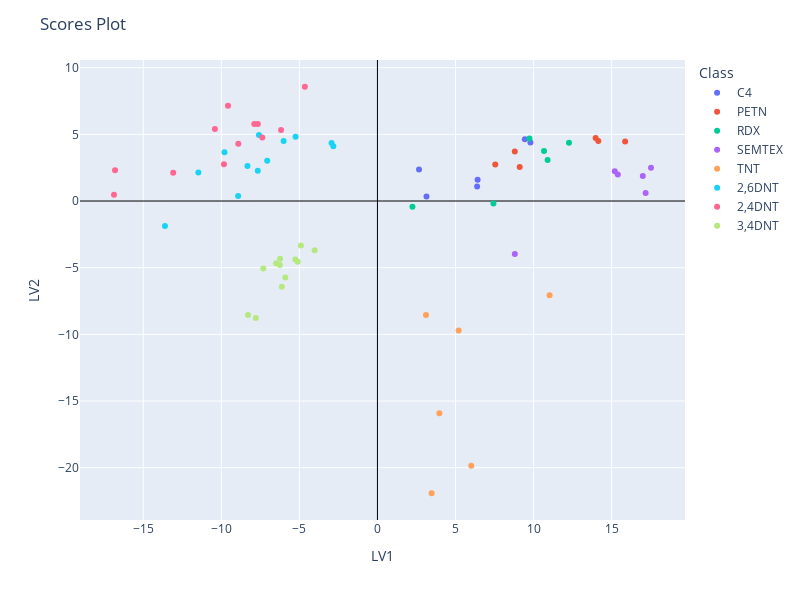

This figure's notebook cell:
### Code cell
import plotly.express as px
fig = px.scatter(scores, x="LV1", y="LV2", color="Class", hover_data=['Class'])
fig.update_xaxes(zeroline=True, zerolinewidth=1, zerolinecolor='Black')
fig.update_yaxes(zeroline=True, zerolinewidth=1, zerolinecolor='Black')
fig.update_layout(
    height=600,
    width=800,
    title_text='Scores Plot')
fig.show()

### Figure 1 — Plotly figure (JSON) as saved in the notebook; plotly's stock layout.template omitted (floating-point values rounded to 4 significant figures)
{"data": [{"customdata": [["C4"], ["C4"], ["C4"], ["C4"], ["C4"], ["C4"]], "hovertemplate": "Class=%{customdata[0]}<br>LV1=%{x}<br>LV2=%{y}<extra></extra>", "legendgroup": "C4", "marker": {"color": "#636efa", "symbol": "circle"}, "mode": "markers", "name": "C4", "orientation": "v", "showlegend": true, "type": "scatter", "x": [9.8, 6.384, 9.439, 3.14, 2.663, 6.415], "xaxis": "x", "y": [4.39, 1.097, 4.632, 0.3478, 2.369, 1.597], "yaxis": "y"}, {"customdata": [["PETN"], ["PETN"], ["PETN"], ["PETN"], ["PETN"], ["PETN"]], "hovertemplate": "Class=%{customdata[0]}<br>LV1=%{x}<br>LV2=%{y}<extra></extra>", "legendgroup": "PETN", "marker": {"color": "#EF553B", "symbol": "circle"}, "mode": "markers", "name": "PETN", "orientation": "v", "showlegend": true, "type": "scatter", "x": [14.15, 13.98, 7.546, 15.86, 9.111, 8.797], "xaxis": "x", "y": [4.502, 4.732, 2.743, 4.459, 2.554, 3.715], "yaxis": "y"}, {"customdata": [["RDX"], ["RDX"], ["RDX"], ["RDX"], ["RDX"], ["RDX"]], "hovertemplate": "Class=%{customdata[0]}<br>LV1=%{x}<br>LV2=%{y}<extra></extra>", "legendgroup": "RDX", "marker": {"color": "#00cc96", "symbol": "circle"}, "mode": "markers", "name": "RDX", "orientation": "v", "showlegend": true, "type": "scatter", "x": [7.429, 2.242, 10.9, 10.67, 9.735, 12.27], "xaxis": "x", "y": [-0.1887, -0.4256, 3.075, 3.746, 4.687, 4.365], "yaxis": "y"}, {"customdata": [["SEMTEX"], ["SEMTEX"], ["SEMTEX"], ["SEMTEX"], ["SEMTEX"], ["SEMTEX"]], "hovertemplate": "Class=%{customdata[0]}<br>LV1=%{x}<br>LV2=%{y}<extra></extra>", "legendgroup": "SEMTEX", "marker": {"color": "#ab63fa", "symbol": "circle"}, "mode": "markers", "name": "SEMTEX", "orientation": "v", "showlegend": true, "type": "scatter", "x": [15.21, 15.4, 17.0, 17.52, 17.18, 8.8], "xaxis": "x", "y": [2.24, 1.985, 1.87, 2.503, 0.6071, -3.97], "yaxis": "y"}, {"customdata": [["TNT"], ["TNT"], ["TNT"], ["TNT"], ["TNT"], ["TNT"]], "hovertemplate": "Class=%{customdata[0]}<br>LV1=%{x}<br>LV2=%{y}<extra></extra>", "legendgroup": "TNT", "marker": {"color": "#FFA15A", "symbol": "circle"}, "mode": "markers", "name": "TNT", "orientation": "v", "showlegend": true, "type": "scatter", "x": [6.008, 5.201, 3.11, 11.03, 3.472, 3.967], "xaxis": "x", "y": [-19.85, -9.711, -8.55, -7.062, -21.92, -15.91], "yaxis": "y"}, {"customdata": [["2,6DNT"], ["2,6DNT"], ["2,6DNT"], ["2,6DNT"], ["2,6DNT"], ["2,6DNT"], ["2,6DNT"], ["2,6DNT"], ["2,6DNT"], ["2,6DNT"], ["2,6DNT"], ["2,6DNT"]], "hovertemplate": "Class=%{customdata[0]}<br>LV1=%{x}<br>LV2=%{y}<extra></extra>", "legendgroup": "2,6DNT", "marker": {"color": "#19d3f3", "symbol": "circle"}, "mode": "markers", "name": "2,6DNT", "orientation": "v", "showlegend": true, "type": "scatter", "x": [-2.94, -9.798, -7.592, -7.665, -5.245, -11.47, -8.328, -2.826, -7.061, -6.011, -8.924, -13.61], "xaxis": "x", "y": [4.36, 3.653, 4.954, 2.273, 4.828, 2.144, 2.62, 4.101, 3.029, 4.501, 0.3692, -1.876], "yaxis": "y"}, {"customdata": [["2,4DNT"], ["2,4DNT"], ["2,4DNT"], ["2,4DNT"], ["2,4DNT"], ["2,4DNT"], ["2,4DNT"], ["2,4DNT"], ["2,4DNT"], ["2,4DNT"], ["2,4DNT"], ["2,4DNT"]], "hovertemplate": "Class=%{customdata[0]}<br>LV1=%{x}<br>LV2=%{y}<extra></extra>", "legendgroup": "2,4DNT", "marker": {"color": "#FF6692", "symbol": "circle"}, "mode": "markers", "name": "2,4DNT", "orientation": "v", "showlegend": true, "type": "scatter", "x": [-9.832, -7.662, -6.173, -8.913, -7.377, -7.892, -9.573, -10.41, -4.648, -13.08, -16.88, -16.81], "xaxis": "x", "y": [2.766, 5.786, 5.333, 4.297, 4.762, 5.782, 7.15, 5.397, 8.57, 2.121, 0.4727, 2.304], "yaxis": "y"}, {"customdata": [["3,4DNT"], ["3,4DNT"], ["3,4DNT"], ["3,4DNT"], ["3,4DNT"], ["3,4DNT"], ["3,4DNT"], ["3,4DNT"], ["3,4DNT"], ["3,4DNT"], ["3,4DNT"], ["3,4DNT"]], "hovertemplate": "Class=%{customdata[0]}<br>LV1=%{x}<br>LV2=%{y}<extra></extra>", "legendgroup": "3,4DNT", "marker": {"color": "#B6E880", "symbol": "circle"}, "mode": "markers", "name": "3,4DNT", "orientation": "v", "showlegend": true, "type": "scatter", "x": [-7.314, -8.29, -6.251, -6.489, -7.79, -5.261, -5.103, -4.023, -4.903, -6.125, -5.901, -6.235], "xaxis": "x", "y": [-5.067, -8.541, -4.791, -4.668, -8.782, -4.387, -4.556, -3.697, -3.344, -6.43, -5.744, -4.322], "yaxis": "y"}], "layout": {"height": 600, "legend": {"title": {"text": "Class"}, "tracegroupgap": 0}, "margin": {"t": 60}, "title": {"text": "Scores Plot"}, "width": 800, "xaxis": {"anchor": "y", "domain": [0, 1], "title": {"text": "LV1"}, "zeroline": true, "zerolinecolor": "Black", "zerolinewidth": 1}, "yaxis": {"anchor": "x", "domain": [0, 1], "title": {"text": "LV2"}, "zeroline": true, "zerolinecolor": "Black", "zerolinewidth": 1}}}
